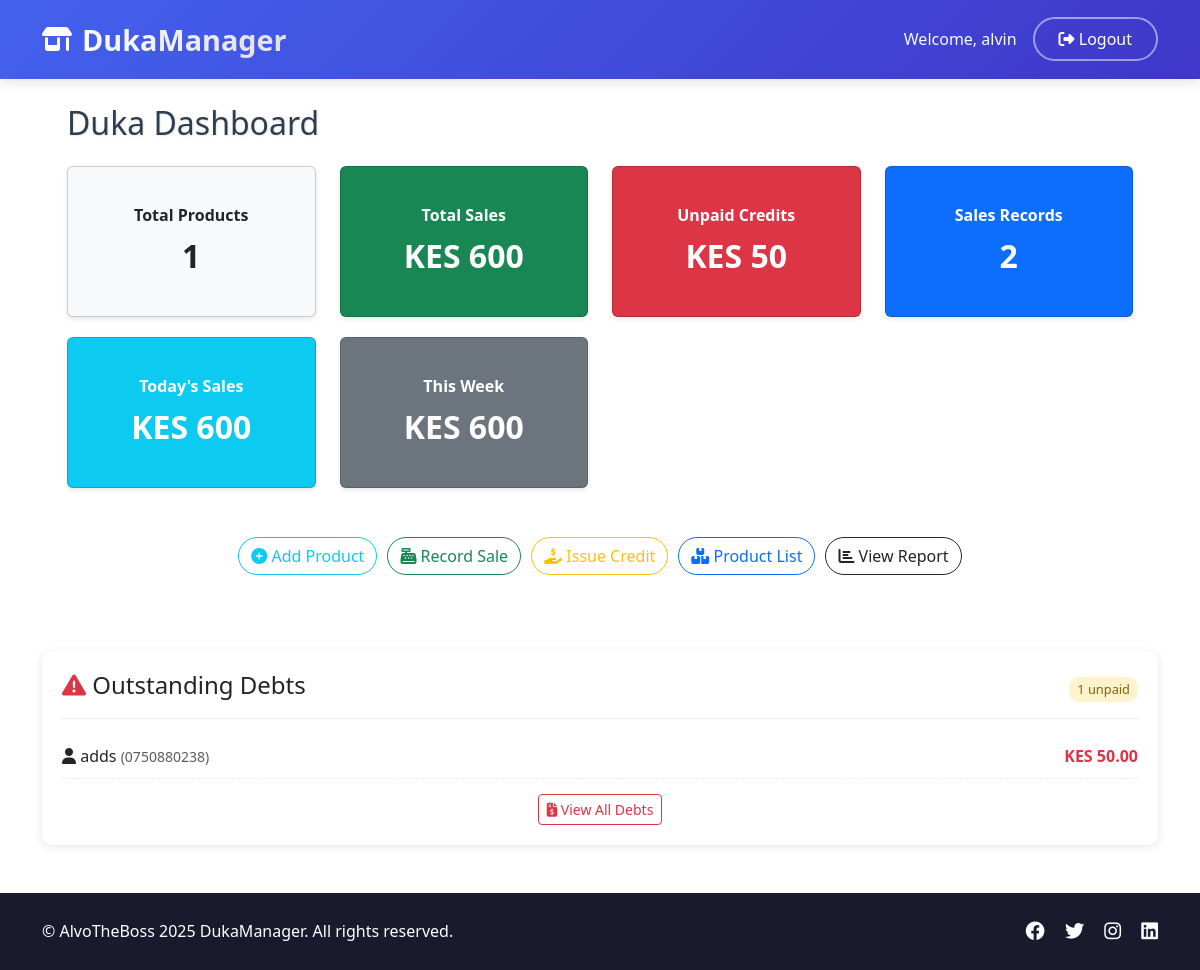
Screenshot of / (signed in) with the database file from the repository.
### inventory/models.py (models this page shows, shortened)
class User(AbstractUser):
    phone = models.CharField(max_length=15, unique=True, null=True, blank=True)
    email = models.EmailField(unique=True, blank=False)  # Make email required

class Credit(models.Model):
    customer_name = models.CharField(max_length=100)
    phone = models.CharField(max_length=15, blank=True, null=True)
    amount = models.DecimalField(max_digits=10, decimal_places=2, default=0)
    is_paid = models.BooleanField(default=False)
    date_issued = models.DateTimeField(auto_now_add=True)
    created_by = models.ForeignKey(User, on_delete=models.SET_NULL, null=True, blank=True)
    date_paid = models.DateTimeField(null=True, blank=True)
    approved_by = models.ForeignKey(
        User,
        on_delete=models.SET_NULL,
        null=True,
        blank=True,
        related_name='approved_credits'
    )
    notes = models.TextField(blank=True, null=True)

### inventory/views.py (the view)
# urls.py: path('', views.dashboard, name='dashboard'),
@login_required
def dashboard(request):
    today = timezone.now().date()
    week_ago = today - timedelta(days=7)
    context = {
        'total_products': Product.objects.count(),
        'total_sales': Sale.objects.aggregate(total=Sum('total_price'))['total'] or 0,
        'total_credits': Credit.objects.filter(is_paid=False).aggregate(total=Sum('amount'))['total'] or 0,
        'sales_count': Sale.objects.count(),
        'today_sales': Sale.objects.filter(date_sold__date=today).aggregate(total=Sum('total_price'))['total'] or 0,
        'weekly_sales': Sale.objects.filter(date_sold__date__gte=week_ago).aggregate(total=Sum('total_price'))['total'] or 0,
        'top_debts': Credit.objects.filter(is_paid=False).order_by('-date_issued')[:5],
        'debt_count': Credit.objects.filter(is_paid=False).count(),
    }
    return render(request, 'inventory/dashboard.html', context)

### inventory/templates/inventory/dashboard.html (shortened to what this page needs)
{% extends 'inventory/base.html' %}
{% block content %}
<div class="dashboard-container">
    <h2 class="dashboard-title mb-4">Duka Dashboard</h2>
    <div class="row">
        {% with delays="0.2s 0.4s 0.6s 0.8s 1.0s 1.2s" %}
        <div class="col-md-4 col-lg-3 stat-card" style="animation-delay: 0.2s">
            <div class="card p-3 bg-light">
                <div class="card-body text-center">
                    <strong>Total Products</strong>
                    <div class="stat-value" id="total-products">{{ total_products }}</div>
                </div>
            </div>
        </div>
        <div class="col-md-4 col-lg-3 stat-card" style="animation-delay: 0.4s">
            <div class="card p-3 bg-success text-white">
                <div class="card-body text-center">
                    <strong>Total Sales</strong>
                    <div class="stat-value">KES <span id="total-sales">{{ total_sales }}</span></div>
                </div>
            </div>
        </div>
        <div class="col-md-4 col-lg-3 stat-card" style="animation-delay: 0.6s">
            <div class="card p-3 bg-danger text-white">
                <div class="card-body text-center">
                    <strong>Unpaid Credits</strong>
                    <div class="stat-value">KES <span id="total-credits">{{ total_credits }}</span></div>
                </div>
            </div>
        </div>
        <div class="col-md-4 col-lg-3 stat-card" style="animation-delay: 0.8s">
            <div class="card p-3 bg-primary text-white">
                <div class="card-body text-center">
                    <strong>Sales Records</strong>
                    <div class="stat-value" id="sales-count">{{ sales_count }}</div>
                </div>
            </div>
        </div>
        <div class="col-md-4 col-lg-3 stat-card" style="animation-delay: 1.0s">
            <div class="card p-3 bg-info text-white">
                <div class="card-body text-center">
                    <strong>Today's Sales</strong>
                    <div class="stat-value">KES <span id="today-sales">{{ today_sales }}</span></div>
                </div>
            </div>
        </div>
        <div class="col-md-4 col-lg-3 stat-card" style="animation-delay: 1.2s">
            <div class="card p-3 bg-secondary text-white">
                <div class="card-body text-center">
                    <strong>This Week</strong>
                    <div class="stat-value">KES <span id="weekly-sales">{{ weekly_sales }}</span></div>
                </div>
            </div>
        </div>
        {% endwith %}
    </div>
    <div class="mt-4 mb-3 text-center">
        <div class="d-flex flex-wrap justify-content-center">
            <a class="btn btn-outline-info btn-action" href="{% url 'add_product' %}">
                <i class="fas fa-plus-circle"></i> Add Product
            </a>
            <a class="btn btn-outline-success btn-action" href="{% url 'record_sale' %}">
                <i class="fas fa-cash-register"></i> Record Sale
            </a>
            <a class="btn btn-outline-warning btn-action" href="{% url 'issue_credit' %}">
                <i class="fas fa-hand-holding-usd"></i> Issue Credit
            </a>
            <a class="btn btn-outline-primary btn-action" href="{% url 'product_list' %}">
                <i class="fas fa-boxes"></i> Product List
            </a>
            <a class="btn btn-outline-dark btn-action" href="{% url 'report_page' %}">
                <i class="fas fa-chart-bar"></i> View Report
            </a>
        </div>
    </div>
</div>
    <div class="debt-section">
        <div class="debt-header">
            <h4><i class="fas fa-exclamation-triangle text-danger"></i> Outstanding Debts</h4>
            <span class="badge-debt">{{ debt_count }} unpaid</span>
        </div>
        {% if top_debts %}
            {% for debt in top_debts %}
            <div class="debt-item">
                <span class="debt-customer">
                    <i class="fas fa-user"></i> {{ debt.customer_name }}
                    {% if debt.phone %}<small class="text-muted">({{ debt.phone }})</small>{% endif %}
                </span>
                <span class="debt-amount">KES {{ debt.amount|floatformat:2 }}</span>
            </div>
            {% endfor %}
        {% else %}
            <div class="text-center py-3">
                <i class="fas fa-check-circle text-success fa-2x"></i>
                <p class="mt-2">No outstanding debts!</p>
            </div>
        {% endif %}
        <div class="text-center view-all-debts">
            <a href="{% url 'debt_summary' %}" class="btn btn-sm btn-outline-danger">
                <i class="fas fa-file-invoice-dollar"></i> View All Debts
            </a>
        </div>
    </div>
</div>
{% endblock %}

### inventory/templates/inventory/base.html (shortened to what this page needs)
<!DOCTYPE html>
<html lang="en">
<head>
    <link rel="stylesheet" href="https://cdn.jsdelivr.net/npm/bootstrap@5.3.0/dist/css/bootstrap.min.css">
    <link rel="stylesheet" href="https://cdnjs.cloudflare.com/ajax/libs/font-awesome/6.4.0/css/all.min.css">
</head>
<body>
    <nav class="navbar navbar-expand-lg navbar-dark">
        <div class="container">
            <a class="navbar-brand" href="{% url 'dashboard' %}">
                <i class="fas fa-store-alt"></i>DukaManager
            </a>
            {% if user.is_authenticated %}
                <div class="d-flex align-items-center">
                    <span class="text-light me-3 d-none d-sm-inline">Welcome, {{ user.username }}</span>
                    <a class="btn btn-outline-light" href="{% url 'register' %}">
                        <i class="fas fa-sign-out-alt"></i> Logout
                    </a>
                </div>
            {% else %}
                <a class="btn btn-outline-light" href="{% url 'login' %}">
                    <i class="fas fa-sign-in-alt"></i> Login
                </a>
            {% endif %}
        </div>
    </nav>
    <div class="container">
        {% block content %}{% endblock %}
    <footer>
        <div class="container">
            <div class="footer-content">
                <div class="copyright">
                    &copy; AlvoTheBoss 2025 DukaManager. All rights reserved.
                </div>
                <div class="social-links">
                    <a href="#"><i class="fab fa-facebook"></i></a>
                    <a href="#"><i class="fab fa-twitter"></i></a>
                    <a href="#"><i class="fab fa-instagram"></i></a>
                    <a href="#"><i class="fab fa-linkedin"></i></a>
                </div>
            </div>
        </div>
    </footer>
</body>
</html>

### inventory/templates/inventory/base.html (style rules this page uses)
:root { --primary-color: #4361ee; --secondary-color: #3f37c9; --accent-color: #4cc9f0; --dark-color: #1a1a2e; --light-color: #f8f9fa; }
body { background-color: #f5f7ff; font-family: 'Segoe UI', Tahoma, Geneva, Verdana, sans-serif; min-height: 100vh; display: flex; flex-direction: column; }
.navbar { background: linear-gradient(135deg, var(--primary-color), var(--secondary-color)); box-shadow: 0 4px 12px rgba(0, 0, 0, 0.1); padding: 0.8rem 0; }
.navbar-brand { font-weight: 700; font-size: 1.8rem; background: linear-gradient(to right, #fff, #e0e0e0); -webkit-background-clip: text; -webkit-text-fill-color: transparent; display: flex; align-items: center; transition: all 0.3s ease; }
.navbar-brand i { margin-right: 10px; font-size: 1.5rem; }
.btn-outline-light { border: 2px solid rgba(255, 255, 255, 0.5); color: white; font-weight: 500; border-radius: 50px; padding: 0.5rem 1.5rem; transition: all 0.3s ease; }
.container { flex: 1; }
footer { background: var(--dark-color); color: white; padding: 1.5rem 0; margin-top: 3rem; }
.footer-content { display: flex; justify-content: space-between; align-items: center; }
.social-links a { color: white; font-size: 1.2rem; margin-left: 1rem; transition: all 0.3s ease; }

### inventory/templates/inventory/dashboard.html (style rules this page uses)
body { background: url('https://d-art.ppstatic.pl/kadry/k/r/1/55/a5/629866e69b7fc_o_full.jpg') no-repeat center center fixed; background-size: cover; position: relative; }
body::before { content: ''; position: absolute; top: 0; left: 0; right: 0; bottom: 0; z-index: -1; }
.dashboard-container { background: rgba(255, 255, 255, 1); border-radius: 15px; padding: 25px; box-shadow: 0 5px 15px rgba(0,0,0,1X.1); }
.card { transition: all 0.3s ease; transform: translateY(0); box-shadow: 0 2px 5px rgba(0,0,0,0.1); min-height: 120px; display: flex; flex-direction: column; justify-content: center; }
.card-body { padding: 1.25rem; }
.stat-value { font-size: 1.5rem; font-weight: bold; margin-top: 5px; word-break: break-word; }
@media (min-width: 768px) { .stat-value { font-size: 1.8rem; } }
@media (min-width: 992px) { .stat-value { font-size: 2rem; } }
.dashboard-title { animation: fadeInDown 0.8s; color: #2c3e50; text-shadow: 1px 1px 2px rgba(0,0,0,0.1); }
.stat-card { opacity: 0; animation: fadeIn 0.5s forwards; margin-bottom: 20px; }
.btn-action { transition: all 0.3s ease; position: relative; overflow: hidden; margin: 5px; border-radius: 50px !important; font-weight: 500; }
.btn-action::after { content: ''; position: absolute; top: 50%; left: 50%; width: 5px; height: 5px; background: rgba(255, 255, 255, 0.5); opacity: 0; border-radius: 100%; transform: scale(1, 1) translate(-50%); transform-origin: 50% 50%; }
.debt-section { margin-top: 30px; background: white; border-radius: 10px; padding: 20px; box-shadow: 0 2px 10px rgba(0,0,0,0.1); }
.debt-header { display: flex; justify-content: space-between; align-items: center; margin-bottom: 15px; padding-bottom: 10px; border-bottom: 1px solid #eee; }
.debt-item { display: flex; justify-content: space-between; padding: 10px 0; border-bottom: 1px dashed #eee; }
.debt-customer { font-weight: 500; }
.debt-amount { color: #dc3545; font-weight: bold; }
.view-all-debts { margin-top: 15px; }
.badge-debt { background-color: #fff3cd; color: #856404; padding: 3px 8px; border-radius: 10px; font-size: 0.8rem; }

### rows the page displays
User: username "alvin"
Credit: customer_name "adds", phone "0750880238", amount "50.00"

### other values shown
{{ total_products }} "1"
{{ total_sales }} "600"
{{ total_credits }} "50"
{{ sales_count }} "2"
{{ today_sales }} "600"
{{ weekly_sales }} "600"
{{ debt_count }} "1"
